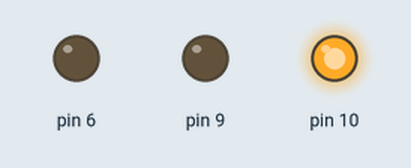
Simulated run of this sketch. Board: Arduino Uno, built with avr-gcc and run on an emulated ATmega328P. Shown: output pins drawn as LEDs (lit = HIGH).

Above: at 0.19 s.
Timing chart, 0 to 40.0 s (numbered marks = the images above):
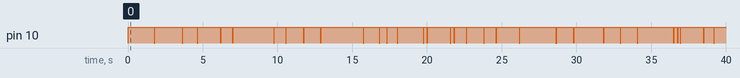

The sketch:

HU3910_OneModule_Test_3_Soloff.ino
```cpp
#include <PWM.h>
#include <Adafruit_MPR121.h>
#include <Wire.h>
#include <Adafruit_PWMServoDriver.h>


// String variables for pin assignments
int stringE2 = 10;  // pin for the low E string
int stringE4 = 9; // pin for the high E string

// PWM pulse lengths, out of 255
int E2pulse = 20;
int E4pulse = 128;

// Arrays
int frequenciesIdeal[7][6] = { // array of the [string][fret]
  {  0,   1,   2,   3,   4,   5}, // string numbers, not actual data
  {330, 349, 370, 392, 415, 440}, // 1st string, E4
  {247, 262, 278, 294, 311, 330}, // 2nd string, B3
  {196, 208, 220, 233, 247, 262}, // 3rd string, G3
  {147, 156, 165, 175, 185, 196}, // 4th string, D3
  {110, 117, 124, 131, 139, 147}, // 5th string, A2
  { 82,  87,  93,  98, 104, 110}, // 6th string, E2

};

float freqReal[7][6] = { // array of the [string][fret]
  {  0,   1,   2,   3,   4,   5}, // string numbers, not actual data
  {329.0, 352.8, 372.7, 394.7, 417.4, 442.1}, // 1st string, E4
  {247, 262, 278, 294, 311, 330}, // 2nd string, B3
  {196, 208, 220, 233, 247, 262}, // 3rd string, G3
  {147, 156, 165, 175, 185, 196}, // 4th string, D3
  {110, 117, 124, 131, 139, 147}, // 5th string, A2
  { 82.5,  89.4,  94.8,  99.4, 105.4, 111.4}, // 6th string, E2

};

float dutyCycle[7] = {
  128, // string numbers
  128, // 1st string
  128,
  128, // 3rd string
  128,
  128,
  128, // 6th string
};

int stringPin[7] {
  0, // nothing
  9, // 1st string
  1,
  6, // 3rd string
  1,
  1,
  10, // 6th string
};

// vars for frequency generation
unsigned long time;

unsigned long startTime[7] {
  0, // nothing
  0,
  0,
  0,
  0,
  0,
  0,
};

bool previousState[7] {
  false, // nothing
  false, // 1st string
  false,
  false, // 3rd string
  false,
  false,
  false, // 6th string
};

// functions
int determineInputPairs() { // determines pairs of fret and string inputs

}

void playFrequency(int string, int fret, bool enable) { // play a certain frequency on a certain pin
  time = micros();
  int error = 100;

  int periodInMicros = (1 / freqReal[string][fret]) * 1000000;
  float onTime = (dutyCycle[string]/255) * periodInMicros;
  //int offTime = periodInMicros - onTime;

  //Serial.println(onTime);

  if (!previousState[string] && enable) {
    startTime[string] = time;

  }

  if (previousState[string] && enable) {
    int timeSinceStart = (time - startTime[string]) % periodInMicros;

    //Serial.println(timeSinceStart);

    if ((timeSinceStart >= (0 - error)) && (timeSinceStart <= (0 + error))) {
      digitalWrite(stringPin[string], 255); // check if period has started to turn pin on

      //Serial.println("on");

    }

    if ((timeSinceStart >= (onTime - error)) && (timeSinceStart <= (onTime + error))) {
      digitalWrite(stringPin[string], 0); // turn pin off after the onTime has passed

      //Serial.println("off");

    }
  }

  if (!enable) {
    digitalWrite(stringPin[string], 0);
  }

  previousState[string] = enable;

  //Serial.println(previousState[string]);

}

// capacitive touch board
Adafruit_MPR121 touch = Adafruit_MPR121();

void setup() {
  //initialize all timers except for 0, to save time keeping functions
  InitTimersSafe();

  touch.begin(0x5A);
  touch.setThreshholds(20, 6);

  for (int i = 0; i < 7; i++) {
    pinMode(stringPin[i], OUTPUT);
  }

  Serial.begin(1000000);

}

bool stringE2Enable = false;
int stringE2Fret = 0;

void loop() {

  playFrequency(6, 0, true);
  // playFrequency(1, 0, true);
  // playFrequency(3, 0, true);

  // if (touch.touched() && (1 << 0)) {
  //   playFrequency(6, 0, true);
  // }
  // else {
  //   playFrequency(6, 0, false);
  // }

  // if (true) {
  //   playFrequency(6, 0, true);
  // }
  // else {
  //   playFrequency(6, 0, false);
  // }


  // // E2 string
  // if (touch.touched() & (1 << 0)) {
  //   if (touch.touched() & (1 << 11)) { // 5th fret
  //     stringE2Enable = true;
  //     stringE2Fret = 5;

  //   } else if (touch.touched() & (1 << 10)) { // 4th fret
  //     stringE2Enable = true;
  //     stringE2Fret = 4;

  //   } else if (touch.touched() & (1 << 9)) { // 3rd fret
  //     stringE2Enable = true;
  //     stringE2Fret = 3;

  //   } else if (touch.touched() & (1 << 8)) { // 2nd fret
  //     stringE2Enable = true;
  //     stringE2Fret = 2;

  //   } else if (touch.touched() & (1 << 7)) { // 1st fret
  //     stringE2Enable = true;
  //     stringE2Fret = 1;

  //   } else { // open
  //     stringE2Enable = true;
  //     stringE2Fret = 0;

  //   }

  // } else {
  //     stringE2Enable = false;

  // }

  // playFrequency(6, stringE2Fret, stringE2Enable);

  // // E4 string
  // if (touch.touched() & (1 << 1)) {
  //   if (touch.touched() & (1 << 11)) { // 5th fret
  //     SetPinFrequencySafe(stringE4, freqReal[1][5]);
  //     pwmWrite(stringE4, E4pulse);

  //   } else if (touch.touched() & (1 << 10)) { // 4th fret
  //     SetPinFrequencySafe(stringE4, freqReal[1][4]);
  //     pwmWrite(stringE4, E4pulse);

  //   } else if (touch.touched() & (1 << 9)) { // 3rd fret
  //     SetPinFrequencySafe(stringE4, freqReal[1][3]);
  //     pwmWrite(stringE4, E4pulse);

  //   } else if (touch.touched() & (1 << 8)) { // 2nd fret
  //     SetPinFrequencySafe(stringE4, freqReal[1][2]);
  //     pwmWrite(stringE4, E4pulse);

  //   } else if (touch.touched() & (1 << 7)) { // 1st fret
  //     SetPinFrequencySafe(stringE4, freqReal[1][1]);
  //     pwmWrite(stringE4, E4pulse);

  //   } else { // open
  //     SetPinFrequencySafe(stringE4, freqReal[1][0]);
  //     pwmWrite(stringE4, E4pulse);

  //   }

  // } else {
  //   pwmWrite(stringE4, 0);
  // }

}
```
